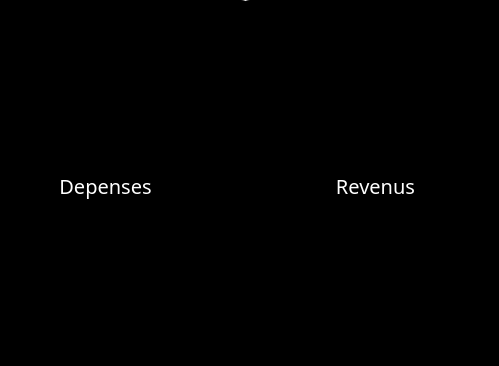
<?xml version="1.0" encoding="UTF-8"?>
<ui version="4.0">
 <class>dialogfin</class>
 <widget class="QDialog" name="dialogfin">
  <property name="geometry">
   <rect>
    <x>0</x>
    <y>0</y>
    <width>499</width>
    <height>366</height>
   </rect>
  </property>
  <property name="windowTitle">
   <string>Dialog</string>
  </property>
  <property name="styleSheet">
   <string notr="true">QPushButton
{
text-align:center;
font-size:20px;
font-family: Impact;
  color: white;
  background-color: black;
  border-width: 0px;
  border-radius:10px;
}
QPushButton:hover { background-color: white;
color:black;
text-decoration: underline; }</string>
  </property>
  <widget class="QPushButton" name="depenses">
   <property name="geometry">
    <rect>
     <x>-40</x>
     <y>0</y>
     <width>291</width>
     <height>371</height>
    </rect>
   </property>
   <property name="cursor">
    <cursorShape>PointingHandCursor</cursorShape>
   </property>
   <property name="text">
    <string>Depenses</string>
   </property>
  </widget>
  <widget class="QPushButton" name="revenus">
   <property name="geometry">
    <rect>
     <x>240</x>
     <y>0</y>
     <width>271</width>
     <height>371</height>
    </rect>
   </property>
   <property name="cursor">
    <cursorShape>PointingHandCursor</cursorShape>
   </property>
   <property name="text">
    <string>Revenus</string>
   </property>
  </widget>
 </widget>
 <resources/>
 <connections/>
</ui>
